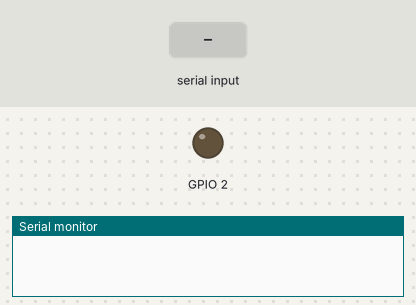
A sketch run on a simulated ESP32. Parts: output pins drawn as LEDs (lit = HIGH), the last lines printed to the serial monitor. The test bench sets the inputs (shaded band).

Above: at 1.2 s.
1.3 s: "1" received over Serial
At 2.7 s:
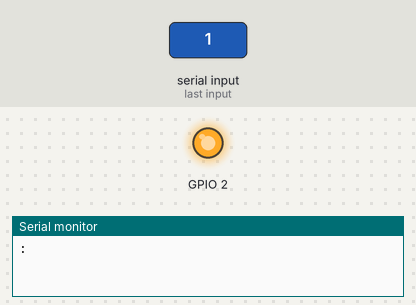
Timing chart, 0 to 8.8 s (numbered marks = the images above; inputs shaded):
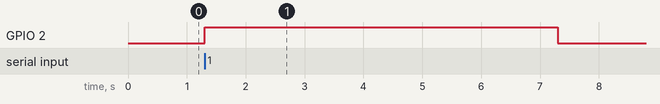

The sketch:

sketch_sep18a_lastProject.ino
```cpp
#define RXD2 16
#define TXD2 17

char operation = 0;
char c;
String temperature, humidity;

void setup() {
  Serial.begin(9600);
  pinMode(2, OUTPUT);
  Serial2.begin(9600, SERIAL_8N1, RXD2, TXD2);  // Note the format for setting a serial port is as follows: Serial2.begin(baud-rate, protocol, RX pin, TX pin);

}

void loop() {

  if (Serial.available() > 0)
  {
    operation = Serial.read();
  }
  if (operation == '1') {

    digitalWrite(2, HIGH);

    writeStream(":");

    temperature = takeTempature();
    writeStream(temperature);

    writeStream(":");

    humidity =  takeHumidity();
    writeStream(humidity);

    writeStream(":");

    digitalWrite(2, LOW);
  }
  operation = 0;
}


String takeTempature() {
  Serial2.write("T");
  delay(3000);

  String readString = "";
  while (Serial2.available() ) {
    c = Serial2.read();
    readString += c;
  }
  return readString;
}

String takeHumidity() {
  Serial2.write("H");
  delay(3000);

  String readString = "";
  while (Serial2.available() ) {
    c = Serial2.read();
    readString += c;
  }

  return readString;
}


void writeStream(String data) {
  String temp = String(data);
  byte charBuf[temp.length()];
  temp.getBytes(charBuf, temp.length() + 1);
  Serial.write(charBuf, temp.length());
  Serial.flush();

}
```

Measured:
- after the input at 1.3 s, GPIO 2: LOW → HIGH at once, → LOW 6.0 s later
